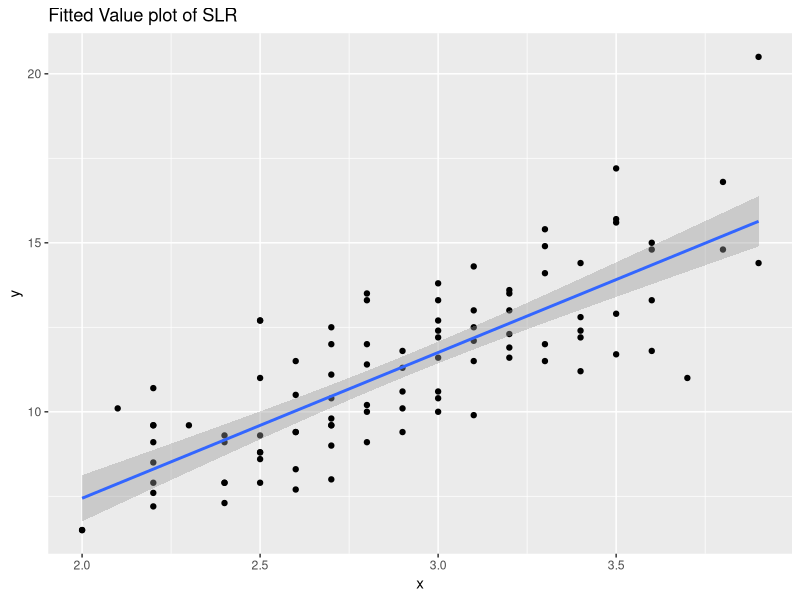
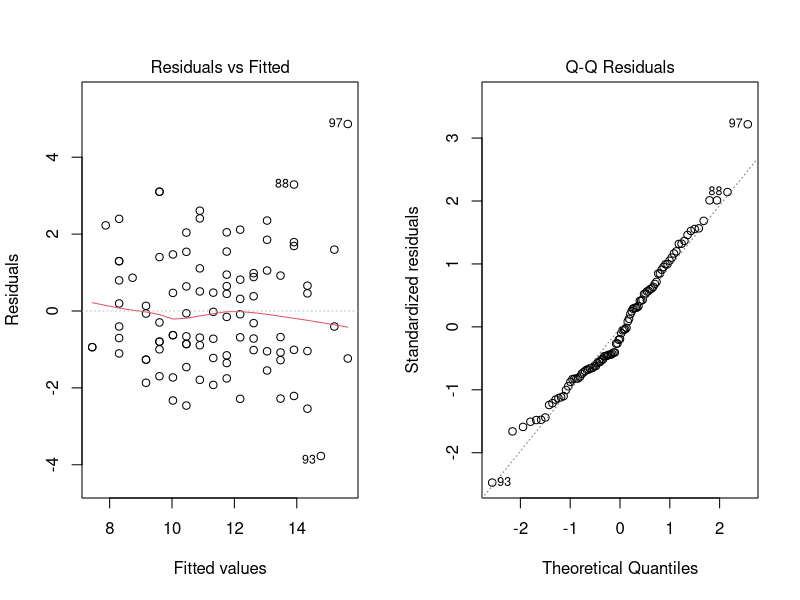
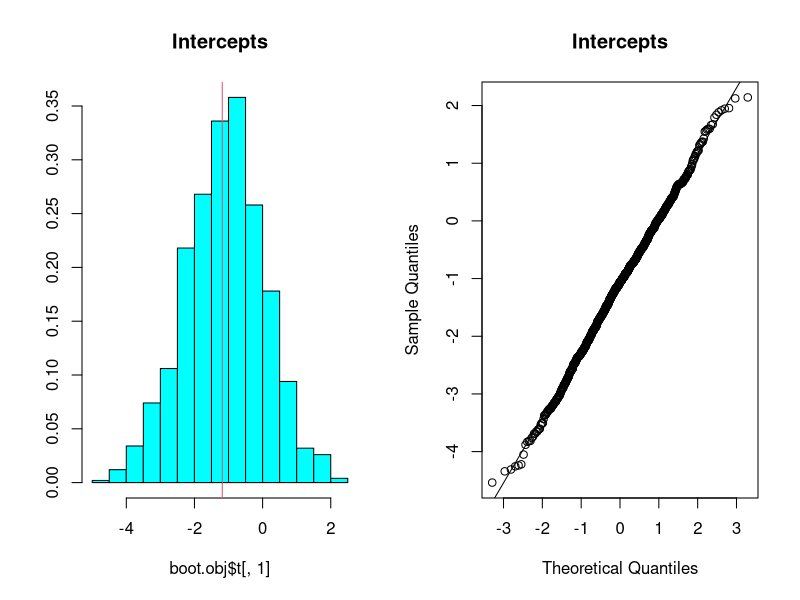
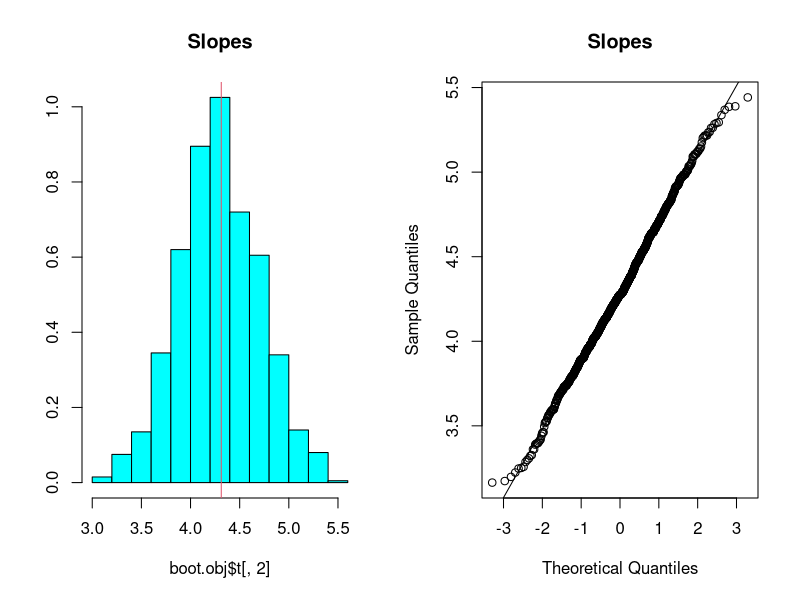
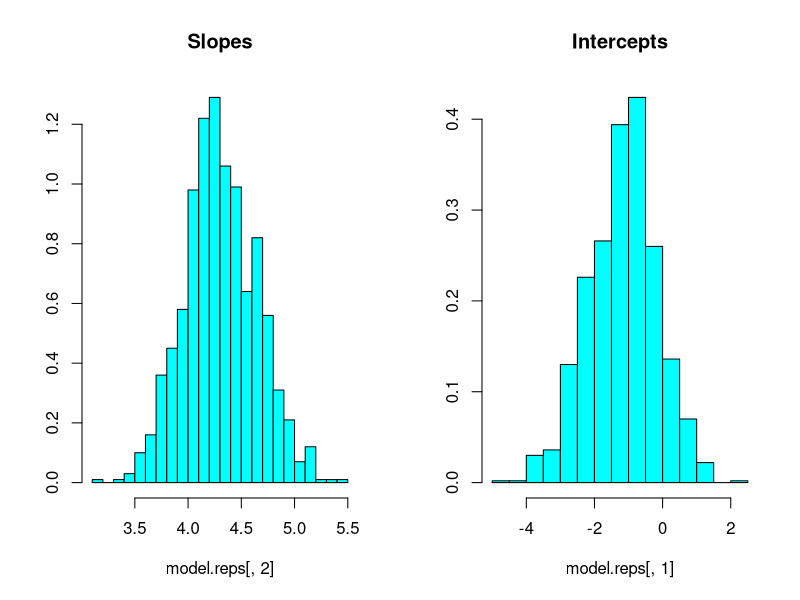
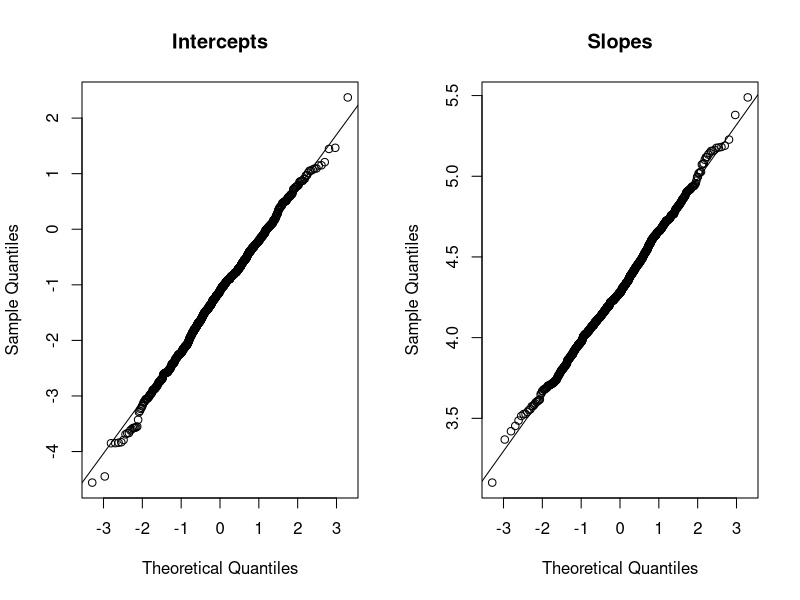
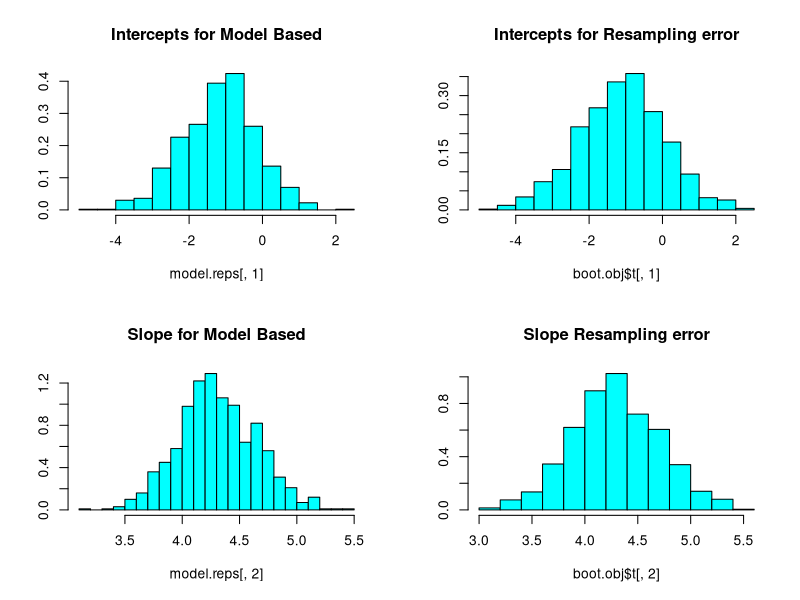
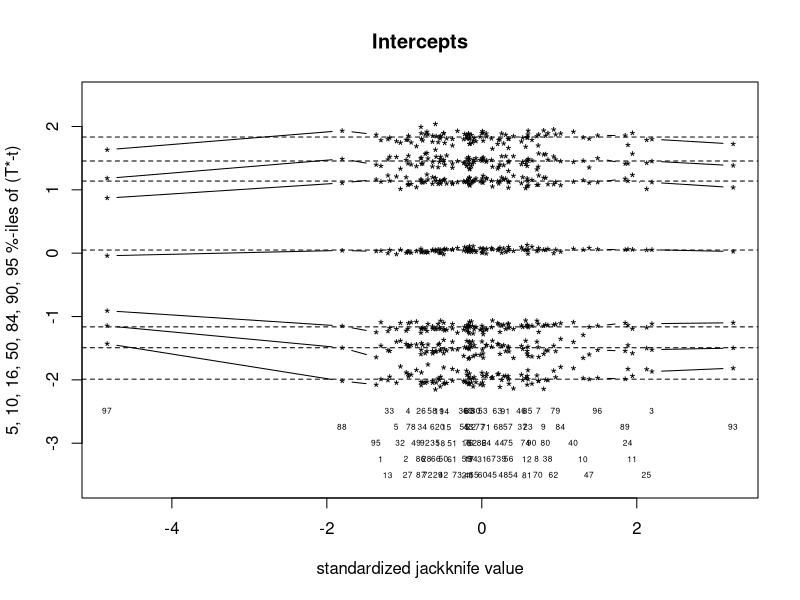

The R source for these figures, in order:
## ---- chunk 1
knitr::opts_chunk$set(echo = TRUE)
## ---- chunk 2
library(boot)
library(ggplot2)
str(catsM)
summary(catsM)

y <- catsM$Hwt
x <- catsM$Bwt
L <- lm(y~x)
summary(L)


g <- ggplot(catsM, aes(x, y)) + geom_point()

## add the fitted line
g + stat_smooth(method=lm) + ggtitle("Fitted Value plot of SLR")


## ---- chunk 3
par(mfrow=c(1,2))
plot(L, which=1:2)
par(mfrow=c(1,1))

## ---- chunk 4
library(MASS)

fit.cf <- function(dat, i) {
  samp <- dat[i, ]  #subset the data
  coef(lm(samp$Hwt~samp$Bwt))  
}

#df <- data.frame(logbody=x, logbrain=y)
boot.obj <- boot(catsM, statistic=fit.cf, R=1000)
boot.obj

sd(boot.obj$t[,2])

## ---- chunk 5
summary(boot.obj$t)
## ---- chunk 6
par(mfrow=c(1,2))
truehist(boot.obj$t[,1], main="Intercepts")
abline(v=boot.obj$t0[1], col=2)
qqnorm(boot.obj$t[,1], main="Intercepts")
qqline(boot.obj$t[,1])


truehist(boot.obj$t[,2], main="Slopes")
abline(v=boot.obj$t0[2], col=2)
qqnorm(boot.obj$t[,2], main="Slopes")
qqline(boot.obj$t[,2])

par(mfrow=c(1,1))
## ---- chunk 7
 fit.rmse <- function(dat, i) {
  samp <- dat[i, ]
  L.samp <- lm(samp$Hwt ~ samp$Bwt)  #fit model for this sample
  mean((fitted(L.samp) - samp$Hwt)^2)^.5
}

boot.obj2 <- boot(catsM, statistic=fit.rmse, R=1000)
boot.obj2

summary(L)$sigma
## ---- chunk 8
head(L$res)
## ---- chunk 9
e <- L$residuals  #raw residuals
r <- rstandard(L, sd=1)   #modified residuals
rr <- r - mean(r)
n <- nrow(catsM)

cf <- coef(L)
b0 <- cf[1]
b1 <- cf[2]
s <- summary(L)$sigma
B <- 1000

model.out <- replicate(B, expr = {
  xb <- x
  rb <- sample(rr, size=n, replace=TRUE)
  yb <- b0 + xb * b1 + rb
  fit.mod <- lm(yb ~ xb)
  c(coef(fit.mod), s = summary(fit.mod)$sigma)
})

dim(model.out)
model.reps <- t(model.out)
head(model.reps)
colnames(model.reps) = c("b0", "b1", "s")
## ---- chunk 10
n <- NROW(catsM)
s <- summary(L)$sigma
SSx <- (n - 1) * var(x)
se.beta1 <- sqrt(s^2 / SSx) 
se.beta1
## ---- chunk 11
sd(model.reps[,2])
se.beta1

standard.errors<-cbind(sd(model.reps[,2]),se.beta1)
colnames(standard.errors)<-c("Bootstrap model based", "Original")
rownames(standard.errors)<-c("Standard Errors")
standard.errors

## ---- chunk 12
 summary(model.reps)
library(MASS)

par(mfrow=c(1,2))
truehist(model.reps[,2], main="Slopes")
truehist(model.reps[,1], main="Intercepts")

par(mfrow=c(1,2))
qqnorm(model.reps[,1], main="Intercepts")
qqline(model.reps[,1])

qqnorm(model.reps[,2], main="Slopes")
qqline(model.reps[,2])

## ---- chunk 13
par(mfrow=c(2,2))

truehist(model.reps[,1], main="Intercepts for Model Based")
truehist(boot.obj$t[,1], main="Intercepts for Resampling error")


truehist(model.reps[,2], main="Slope for Model Based")
truehist(boot.obj$t[,2], main="Slope Resampling error")

par(mfrow=c(1,1))
## ---- chunk 14
theoritical<-cbind(summary(L)$coefficients[1,2],summary(L)$coefficients[2,2])

model_based<-cbind(sd(model.reps[,1]),sd(model.reps[,2]))

resample_error<-cbind(sd(boot.obj$t[,1]),sd(boot.obj$t[,2]))

comparison<-rbind(theoritical,model_based,resample_error)
rownames(comparison)<-c("Theoritical","Model Based","Resample error Method")
colnames(comparison)<-c("Intercept","Slope")
comparison

## ---- chunk 15

influential <- empinf(boot.obj, index=1, type="reg")
which.max(influential)
which.min(influential)

influential <- empinf(boot.obj, index=2, type="reg")
which.max(influential)
which.min(influential)


## ---- chunk 16
jack.after.boot(boot.obj, index=1, useJ= TRUE, stinf = TRUE, main="Intercepts")
jack.after.boot(boot.obj, index=2, useJ= TRUE, stinf = TRUE, main="Slopes")

## ---- chunk 17
SL.stdres <- data.frame(ID=c(1:nrow(catsM)), StdRes= rstandard(L)) #Create a data frame from studentized residual
SL.outliers <- SL.stdres[abs(SL.stdres$StdRes)>2,] #Only Select outliers
plot(SL.stdres,pch=16,type="b") #plotting studentized residuals versus data order
points(SL.outliers, col="red", pch=16)
abline(h=2) #draw a horizontal reference line at 2
abline(h=-2)  #draw a horizontal reference line at -2
text(SL.outliers,labels = SL.outliers$ID,pos=2) #Mark the observation ID for the outliers


############### Leverage 

SL.leverega <- data.frame(ID=c(1:nrow(catsM)), Leverage=hatvalues(L)) #hatvalues gets the leverage values

LeverageLimit <- 2*2/nrow(catsM) #We can calculate leverage limit= 2*(k+1)/n

SL.HighLeverage <- SL.leverega[SL.leverega$Leverage>LeverageLimit,] #We can then identify high leverage case

plot(SL.leverega, pch=16, type="b") #we can also plot them
points(SL.HighLeverage, col="red", pch=16)
abline(h=LeverageLimit)
text(SL.HighLeverage,labels = SL.HighLeverage$ID,pos=2) 

############ Inluential Case
#######DFITS
SL.dfits <- data.frame(ID=c(1:nrow(catsM)), DFITS=dffits(L)) #calculate DFITS

InfluenceLimit <- 2*sqrt((1+1)/nrow(catsM)) #We can calculate influential case cut off level = 2*sqrt(k+1)/n

SL.InfluentialCase <- SL.dfits[abs(SL.dfits$DFITS)>InfluenceLimit,] #We can then identify influential case

plot(abs(SL.dfits$DFITS), pch=16, type="b") #we can also plot them
points(SL.InfluentialCase, col="red", pch=16)
abline(h=InfluenceLimit)
text(SL.InfluentialCase,labels = SL.InfluentialCase$ID,pos=2) 

#######Cook's Distance
SL.CD <- data.frame(ID=c(1:nrow(catsM)), CD=cooks.distance(L)) #calculate Cook's Distance

CDLimit <- qf(0.5,2,nrow(catsM)-1-1) #We can calculate influential case cut off level


SL.CDInfluential <- SL.CD[SL.CD$CD>CDLimit,] #We can then identify influential case

plot(SL.CD, pch=16, type="b") #we can also plot them
points(SL.CDInfluential, col="red", pch=16)
abline(h=CDLimit)
text(SL.InfluentialCase,labels = SL.InfluentialCase$ID,pos=2) 


## ---- chunk 18
influence.measures(L)
